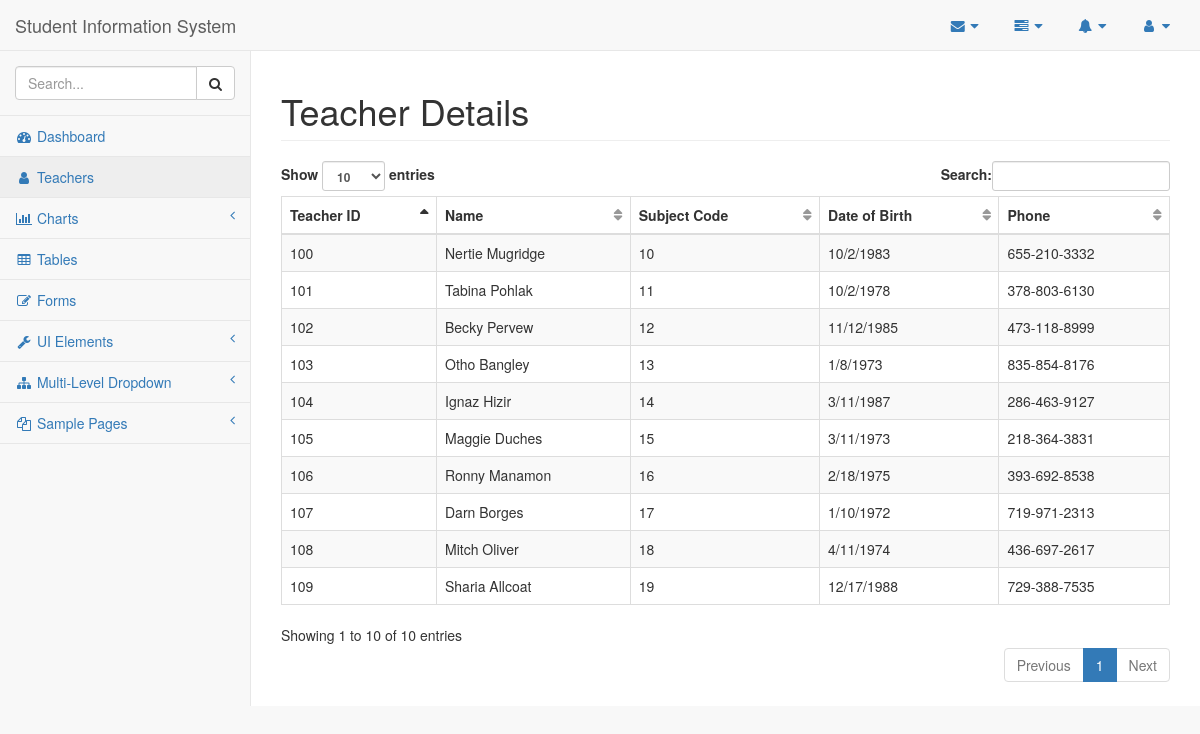
Before: /teachers with the older database file.
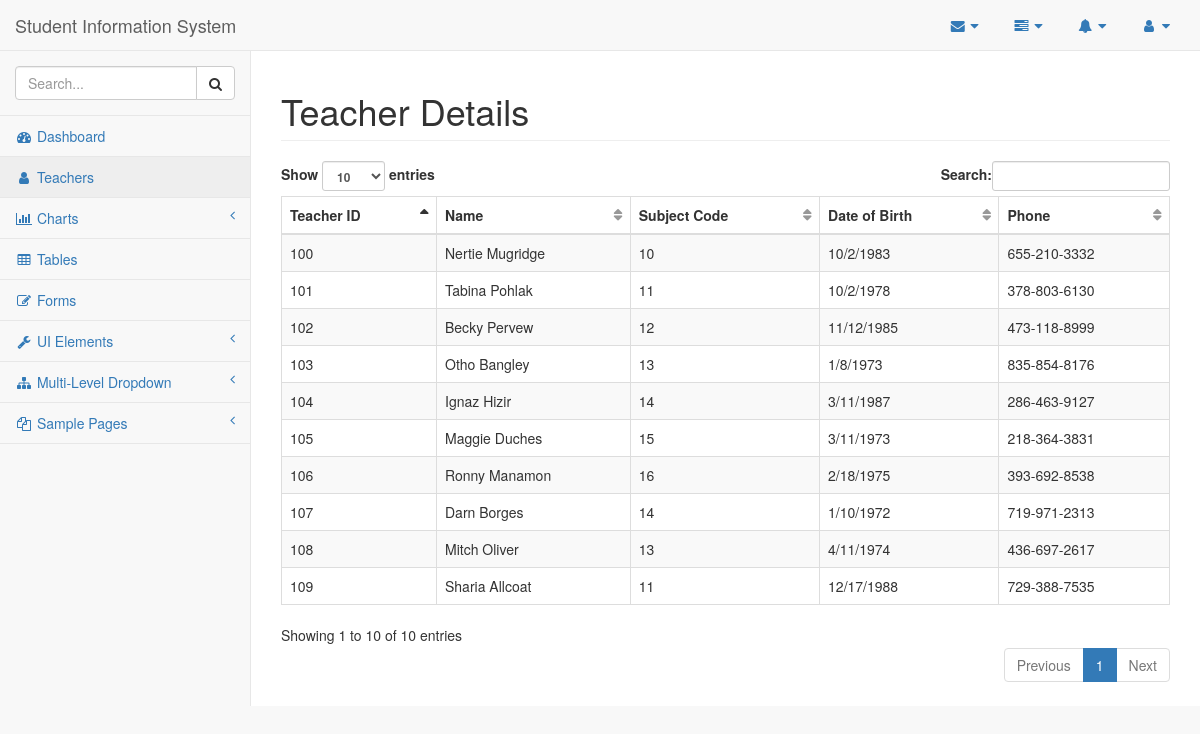
After: the same page with the newer database file.
### tables this page shows
CREATE TABLE Teacher
(
 teacher_id    integer NOT NULL ,
 sub_code      integer NOT NULL ,
 teacher_name  text NOT NULL ,
 phone         numeric NOT NULL ,
 date_of_birth date NOT NULL ,
 password      text NOT NULL ,
PRIMARY KEY (teacher_id, sub_code),
FOREIGN KEY (sub_code) REFERENCES Subject(sub_code) ON DELETE CASCADE ON UPDATE CASCADE
);

### flaskapp.py (the view)
@app.route('/teachers', methods=['GET', 'POST'])
def teachers():
    global ID
    if request.method == 'GET':
        teacher_list = query_db("SELECT * FROM TEACHER")
        return render_template("/teachers_info.html", id=ID, teacher_list = teacher_list)

### flaskapp.py (called while the page is built)
def get_db():
    db = getattr(g, '_database', None)
    if db is None:
        db = g._database = sqlite3.connect(DATABASE)
        db.row_factory = sqlite3.Row
    return db

def query_db(query, args=(), one=False):
    cur = get_db().execute(query, args)
    rv = cur.fetchall()
    cur.close()
    return (rv[0] if rv else None) if one else rv

@app.teardown_appcontext
def close_connection(exception):
    db = getattr(g, '_database', None)
    if db is not None:
        db.close()

### templates/teachers_info.html
{% extends "base.html" %}
{% block title %}Teacher Details{% endblock %}
{% block content %}
<table class="table table-striped table-bordered table-hover dataTable no-footer dtr-inline collapsed" style="width: 100%;" id="dataTables">
  <thead>
    <tr>
      <th scope="col">Teacher ID</th>
      <th scope="col">Name</th>
      <th scope="col">Subject Code</th>
      <th scope="col">Date of Birth</th>
	  <th scope="col">Phone</th>
    </tr>
  </thead>
  {% for teacher in teacher_list: %}
  <tr>
    <td>{{ teacher["teacher_id"] }}</td>
    <td>{{ teacher["teacher_name"] }}</td>
    <td>{{ teacher["sub_code"] }}</td>
    <td>{{ teacher["date_of_birth"] }}</td>
	<td>{{ teacher["phone"] }}</td>
  </tr>
  {% endfor %}
</table>
{% endblock %}

### templates/base.html (shortened to what this page needs)
<!DOCTYPE html>
<html lang="en">
<head>
  <link href="{{ url_for('static', filename='vendor/bootstrap/css/bootstrap.min.css') }}" rel="stylesheet">
  <link href="{{ url_for('static', filename='vendor/metisMenu/metisMenu.min.css') }}" rel="stylesheet">
  <link href="{{ url_for('static', filename='dist/css/sb-admin-2.css') }}" rel="stylesheet">
  <link href="{{ url_for('static', filename='vendor/morrisjs/morris.css') }}" rel="stylesheet">
  <link rel="stylesheet" href="https://stackpath.bootstrapcdn.com/font-awesome/4.7.0/css/font-awesome.min.css">
</head>
<body>
  <div id="wrapper">
    <nav class="navbar navbar-default navbar-static-top" role="navigation" style="margin-bottom: 0">
      <div class="navbar-header">
        <a class="navbar-brand" href="/">Student Information System</a>
      </div>
      <ul class="nav navbar-top-links navbar-right">
        <li class="dropdown">
          <a class="dropdown-toggle" data-toggle="dropdown" href="#">
            <i class="fa fa-envelope fa-fw"></i> <i class="fa fa-caret-down"></i>
          </a>
        </li>
        <li class="dropdown">
          <a class="dropdown-toggle" data-toggle="dropdown" href="#">
            <i class="fa fa-tasks fa-fw"></i> <i class="fa fa-caret-down"></i>
          </a>
        </li>
        <li class="dropdown">
          <a class="dropdown-toggle" data-toggle="dropdown" href="#">
            <i class="fa fa-bell fa-fw"></i> <i class="fa fa-caret-down"></i>
          </a>
        </li>
        <li class="dropdown">
          <a class="dropdown-toggle" data-toggle="dropdown" href="#">
            <i class="fa fa-user fa-fw"></i> <i class="fa fa-caret-down"></i>
          </a>
        </li>
      </ul>
      <div class="navbar-default sidebar" role="navigation">
        <div class="sidebar-nav navbar-collapse">
          <ul class="nav" id="side-menu">
            <li class="sidebar-search">
              <div class="input-group custom-search-form">
                <input type="text" class="form-control" placeholder="Search...">
                <span class="input-group-btn">
                  <button class="btn btn-default" type="button">
                    <i class="fa fa-search"></i>
                  </button>
                </span>
              </div>
            </li>
            <li>
              <a href="/"><i class="fa fa-dashboard fa-fw"></i> Dashboard</a>
            </li>
            <li>
              <a href="/teachers"><i class="fa fa-user fa-fw"></i> Teachers</a>
            </li>
            <li>
              <a href="#"><i class="fa fa-bar-chart-o fa-fw"></i> Charts<span class="fa arrow"></span></a>
            </li>
            <li>
              <a href="tables.html"><i class="fa fa-table fa-fw"></i> Tables</a>
            </li>
            <li>
              <a href="forms.html"><i class="fa fa-edit fa-fw"></i> Forms</a>
            </li>
            <li>
              <a href="#"><i class="fa fa-wrench fa-fw"></i> UI Elements<span class="fa arrow"></span></a>
            </li>
            <li>
              <a href="#"><i class="fa fa-sitemap fa-fw"></i> Multi-Level Dropdown<span class="fa arrow"></span></a>
            </li>
            <li>
              <a href="#"><i class="fa fa-files-o fa-fw"></i> Sample Pages<span class="fa arrow"></span></a>
            </li>
          </ul>
        </div>
      </div>
    </nav>
    <div id="page-wrapper">
      <div class="row">
        <div class="col-lg-12">
          <h1 class="page-header">
            {% block title %}{% endblock %}
          </h1>
        </div>
      </div>
      {% block content %}{% endblock content %}
    </div>
</body>
</html>

Changed rows visible on the page:
changed Teacher "Darn Borges": sub_code "17" → "14"
changed Teacher "Mitch Oliver": sub_code "18" → "13"
changed Teacher "Sharia Allcoat": sub_code "19" → "11"
